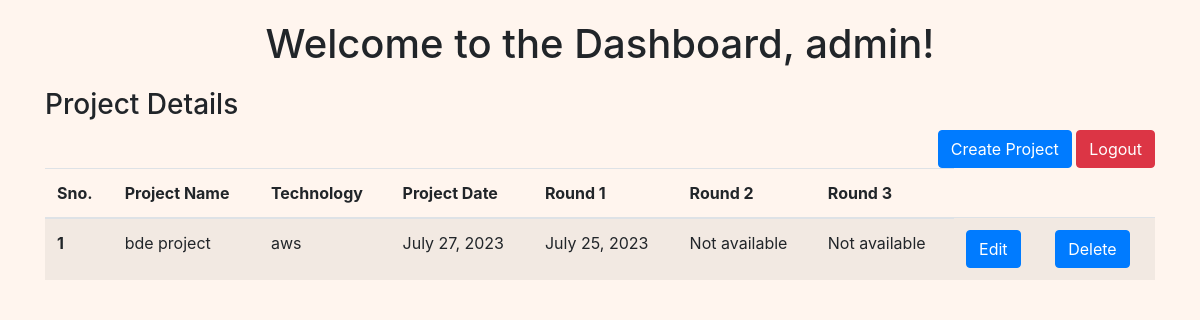
The app's page /dashboard/ (signed in) with its own data.
### app/models.py (models this page shows, shortened)
class Project(models.Model):
    project_name = models.CharField(max_length=256)
    date = models.DateField(default='',blank=True)
    technology = models.CharField(max_length=256, blank=True)
    resume_shared = models.BooleanField(default=False)
    edited_by = models.ForeignKey(BDE_User,on_delete=models.SET_NULL,null=True)

class Round1(models.Model):
    project = models.ForeignKey(Project, on_delete=models.CASCADE)
    date = models.DateField(default='',blank=True,null=True)
    screenshot_shared = models.ImageField(upload_to='screenshots/', blank=True, null=True)
    our_review = models.TextField(default='',blank=True)
    client_review = models.TextField(default='')
    edited_by = models.ForeignKey(BDE_User,on_delete=models.SET_NULL,null=True)

### app/middlewares.py (the view)
    def middleware(request):
        returnUrl = ''
        print(request.META['PATH_INFO'])
        if not request.session.get('user'):
            return redirect('login')
        response = get_response(request)
        return response

### app/templates/dashboard.html (shortened to what this page needs)
<!DOCTYPE html>
{% load static %}
{% load static custom_tags %}
<html>
<head>
    <link rel="stylesheet" href="https://stackpath.bootstrapcdn.com/bootstrap/4.5.2/css/bootstrap.min.css">
</head>
<body bgcolour ="cyan">
    <div class="dashboard-container">
        <h1 class="dashboard-title">Welcome to the Dashboard, {{ request.session.user }}! </h1>
    </div>
    <div class="container">
        <h3 class="inline" >Project Details</h3>
        <div class="float-right">
            <a  class="btn btn-primary" href="{% url 'project'  %}" >Create Project</a>
            <a class="btn btn-danger" href="{% url 'login' %}">Logout<a/>
        </div>
        <table class="table table-striped">
            <thead>
                <tr>
                    <th scope="col">Sno.</th>
                    <th scope="col">Project Name</th>
                    <th scope="col">Technology</th>
                    <th scope="col">Project Date</th>
                    <th scope="col">Round 1  </th>
                    <th scope="col">Round 2  </th>
                    <th scope="col">Round 3  </th>
                </tr>
            </thead>
            <tbody>
                {% for data in all_data %}
                <tr>
                    <th scope="row">{{forloop.counter}}</th>
                    <td>{{ data.project_name }}</td>
                    <td>{{ data.technology }}</td>
                    <td>{{ data.project_date }}</td>
                    <td>{{ data.round1_date|default:'Not available' }}</td>
                    <td>{{ data.round2_date|default:'Not available'}}</td>
                    <td>{{ data.round3_date|default:'Not available'}}</td>
                    <td>
                        <a class="btn btn-primary" href="{% url 'edit_project' data.project_id %}">Edit</a>
                    </td>
                    <td>
                            <a class="btn btn-primary" value="Delete" onclick="return confirm('Are you sure you want to delete this project?')" href="{% url 'delete' data.project_id %}">Delete</a>
                    </td>
                </tr>
                {% endfor %}
            </tbody>
        </table>
    </div>
</body>
</html>

### app/templates/dashboard.html (style rules this page uses)
body { padding: 20px; background-color:seashell; }
.table { margin-top: 20px; }
h1 { margin-bottom: 20px; text-align: center; }

### records on screen
Project: project_name "bde project", technology "aws", project_date "July 27, 2023"
Round1: round1_date "July 25, 2023"

### other values on screen
{{ request.session.user }} "admin"
{{ data.round2_date|default:'Not available' }} "Not available"
{{ data.round3_date|default:'Not available' }} "Not available"
